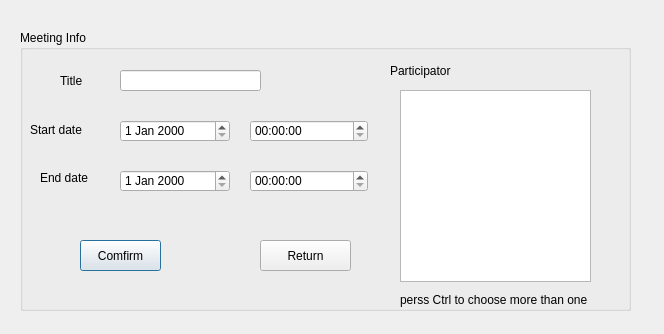
<?xml version="1.0" encoding="UTF-8"?>
<ui version="4.0">
 <class>CreateMeetingDialog</class>
 <widget class="QDialog" name="CreateMeetingDialog">
  <property name="geometry">
   <rect>
    <x>0</x>
    <y>0</y>
    <width>664</width>
    <height>334</height>
   </rect>
  </property>
  <property name="minimumSize">
   <size>
    <width>400</width>
    <height>300</height>
   </size>
  </property>
  <property name="windowTitle">
   <string>CreateMeetingDialog</string>
  </property>
  <widget class="QGroupBox" name="groupBox">
   <property name="geometry">
    <rect>
     <x>20</x>
     <y>30</y>
     <width>611</width>
     <height>281</height>
    </rect>
   </property>
   <property name="minimumSize">
    <size>
     <width>371</width>
     <height>271</height>
    </size>
   </property>
   <property name="styleSheet">
    <string notr="true">font: 75 18pt &quot;Century Gothic&quot;;</string>
   </property>
   <property name="title">
    <string>Meeting Info</string>
   </property>
   <widget class="QLabel" name="label">
    <property name="geometry">
     <rect>
      <x>40</x>
      <y>40</y>
      <width>61</width>
      <height>21</height>
     </rect>
    </property>
    <property name="styleSheet">
     <string notr="true">font: 14pt &quot;Britannic Bold&quot;;</string>
    </property>
    <property name="text">
     <string>Title</string>
    </property>
   </widget>
   <widget class="QLineEdit" name="titleLineEdit">
    <property name="geometry">
     <rect>
      <x>100</x>
      <y>40</y>
      <width>141</width>
      <height>21</height>
     </rect>
    </property>
    <property name="styleSheet">
     <string notr="true">font: 11pt &quot;Batang&quot;;</string>
    </property>
   </widget>
   <widget class="QLabel" name="label_2">
    <property name="geometry">
     <rect>
      <x>10</x>
      <y>90</y>
      <width>111</width>
      <height>20</height>
     </rect>
    </property>
    <property name="styleSheet">
     <string notr="true">font: 14pt &quot;Britannic Bold&quot;;</string>
    </property>
    <property name="text">
     <string>Start date</string>
    </property>
   </widget>
   <widget class="QLabel" name="label_3">
    <property name="geometry">
     <rect>
      <x>20</x>
      <y>140</y>
      <width>81</width>
      <height>16</height>
     </rect>
    </property>
    <property name="styleSheet">
     <string notr="true">font: 14pt &quot;Britannic Bold&quot;;</string>
    </property>
    <property name="text">
     <string>End date</string>
    </property>
   </widget>
   <widget class="QDateEdit" name="startDateEdit">
    <property name="geometry">
     <rect>
      <x>100</x>
      <y>90</y>
      <width>110</width>
      <height>22</height>
     </rect>
    </property>
    <property name="styleSheet">
     <string notr="true">font: 11pt &quot;Batang&quot;;</string>
    </property>
   </widget>
   <widget class="QTimeEdit" name="startTimeEdit">
    <property name="geometry">
     <rect>
      <x>230</x>
      <y>90</y>
      <width>118</width>
      <height>22</height>
     </rect>
    </property>
    <property name="styleSheet">
     <string notr="true">font: 11pt &quot;Batang&quot;;</string>
    </property>
   </widget>
   <widget class="QTimeEdit" name="endTimeEdit">
    <property name="geometry">
     <rect>
      <x>230</x>
      <y>140</y>
      <width>118</width>
      <height>22</height>
     </rect>
    </property>
    <property name="styleSheet">
     <string notr="true">font: 11pt &quot;Batang&quot;;</string>
    </property>
   </widget>
   <widget class="QDateEdit" name="endDateEdit">
    <property name="geometry">
     <rect>
      <x>100</x>
      <y>140</y>
      <width>110</width>
      <height>22</height>
     </rect>
    </property>
    <property name="styleSheet">
     <string notr="true">font: 11pt &quot;Batang&quot;;</string>
    </property>
   </widget>
   <widget class="QPushButton" name="comfirmButton">
    <property name="geometry">
     <rect>
      <x>60</x>
      <y>210</y>
      <width>81</width>
      <height>31</height>
     </rect>
    </property>
    <property name="styleSheet">
     <string notr="true">font: 12pt &quot;Bell MT&quot;;</string>
    </property>
    <property name="text">
     <string>Comfirm</string>
    </property>
   </widget>
   <widget class="QPushButton" name="returnButton">
    <property name="geometry">
     <rect>
      <x>240</x>
      <y>210</y>
      <width>91</width>
      <height>31</height>
     </rect>
    </property>
    <property name="styleSheet">
     <string notr="true">font: 12pt &quot;Bell MT&quot;;</string>
    </property>
    <property name="text">
     <string>Return</string>
    </property>
   </widget>
   <widget class="QLabel" name="label_4">
    <property name="geometry">
     <rect>
      <x>370</x>
      <y>20</y>
      <width>131</width>
      <height>41</height>
     </rect>
    </property>
    <property name="styleSheet">
     <string notr="true">font: 14pt &quot;Britannic Bold&quot;;</string>
    </property>
    <property name="text">
     <string>Participator </string>
    </property>
   </widget>
   <widget class="QTableView" name="userTableView">
    <property name="geometry">
     <rect>
      <x>380</x>
      <y>60</y>
      <width>191</width>
      <height>192</height>
     </rect>
    </property>
    <property name="styleSheet">
     <string notr="true">font: 11pt &quot;Batang&quot;;</string>
    </property>
   </widget>
   <widget class="QLabel" name="label_5">
    <property name="geometry">
     <rect>
      <x>380</x>
      <y>260</y>
      <width>231</width>
      <height>20</height>
     </rect>
    </property>
    <property name="styleSheet">
     <string notr="true">font: 14pt &quot;Aparajita&quot;;</string>
    </property>
    <property name="text">
     <string>perss Ctrl to choose more than one</string>
    </property>
   </widget>
  </widget>
 </widget>
 <resources/>
 <connections/>
</ui>
